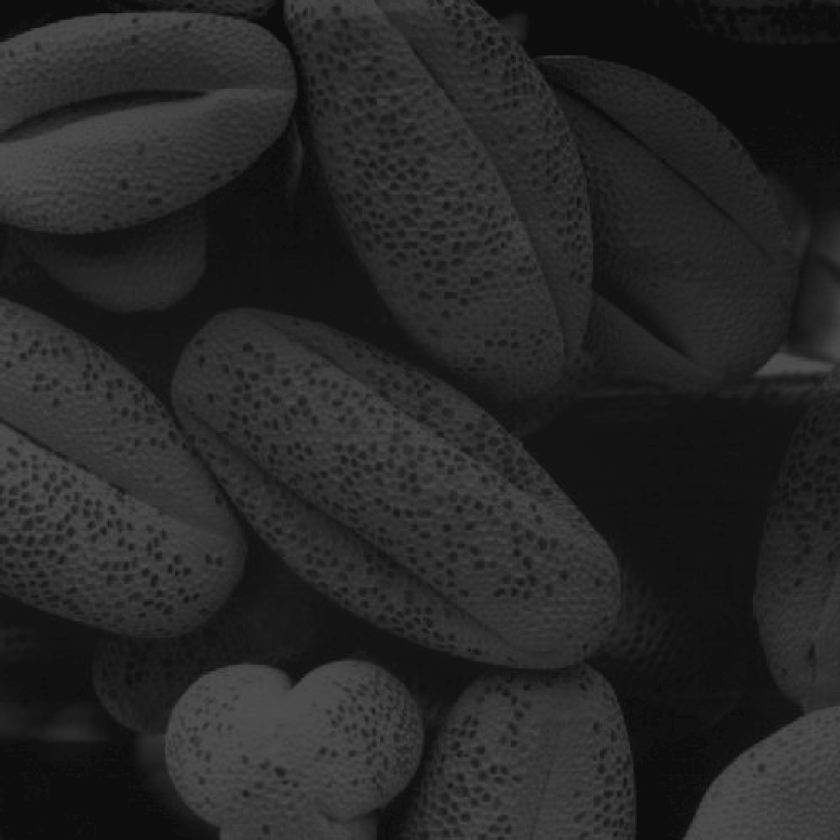
%> input picture W28/magnified-pollen-dark.tif, 840 x 840 px, shrunk from 1021 x 1021 before the run
$ octave w28_exercise_1.m   (GNU Octave 9; MATLAB toolbox functions it lacks are replaced by stand-ins)
%> lines starting %> are read from the running program, lines starting %| are printed output that depends on the picture
%> further down, im is the input picture: size 840x840 uint8; min 9, max 84, mean 38.8
### W28/histeq2.m
function [g,T] = histeq2(f)
bins = 255;
[n,~] = imhist(f);
%> n = 256 values, max 46139 at index 14, min 0 at index 1, mean 2756.2
n = n(2:bins+1);
%> n = 255 values, max 46139 at index 13, min 0 at index 1, mean 2767.1

T = round(cumsum(n)/numel(f)*bins);
%> T = 255 values from 0 to 255
g = (f);

for i = 1:bins
    K = f == i;
    g(K) = T(i);
end
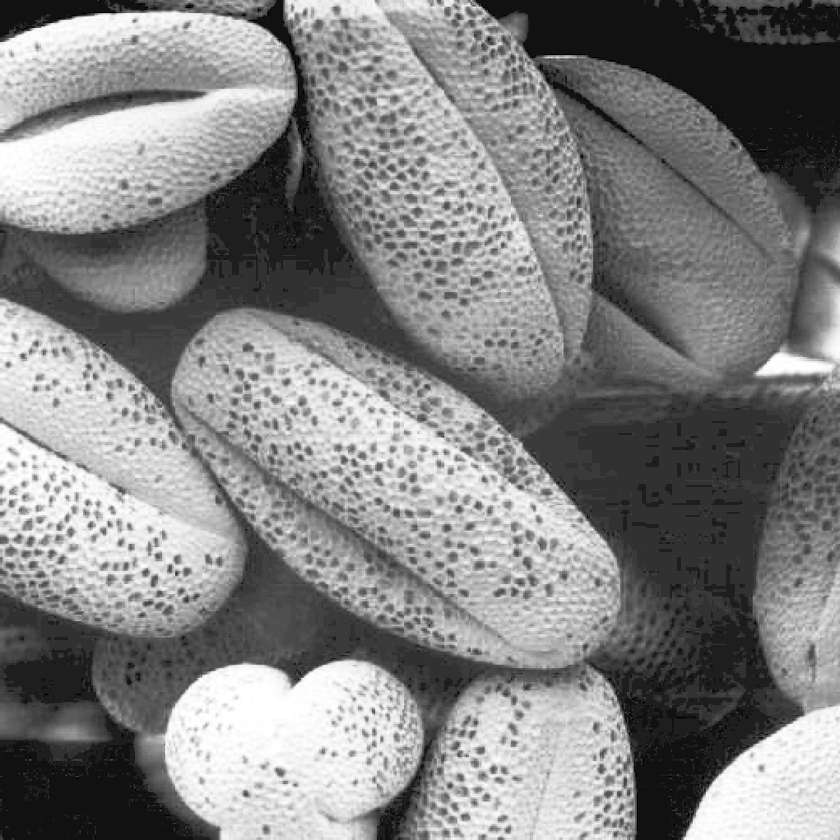
%> g: size 840x840 uint8; min 0, max 255, mean 130.5

end

### W28/w28_exercise_1.m
clc;clear;close all;
im = imread('magnified-pollen-dark.tif');
[g,T] = histeq2(im);
%> T = 255 values from 0 to 255

figure(); imhist(im)
%> after `imhist(im)`:
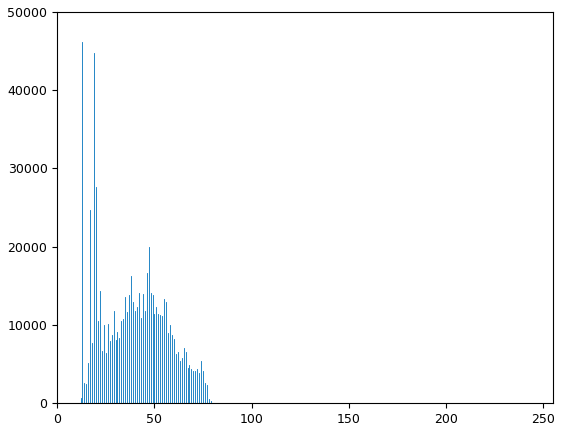
%> figure redrawn from the program's plot data; highest point at x = 13, y = 46139
figure(); imshow(g)
figure(); plot(T)
%> after `plot(T)`:
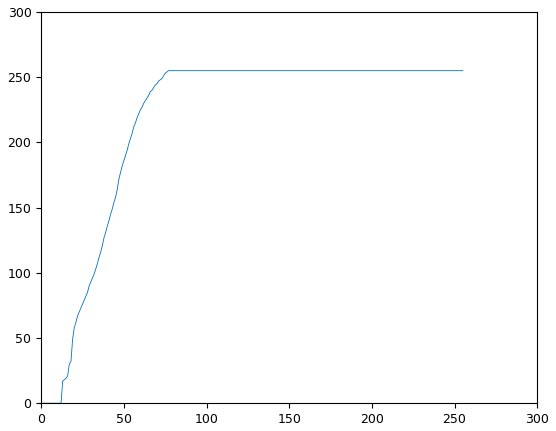
%> figure redrawn from the program's plot data; curve peaks at x = 77, y = 255
